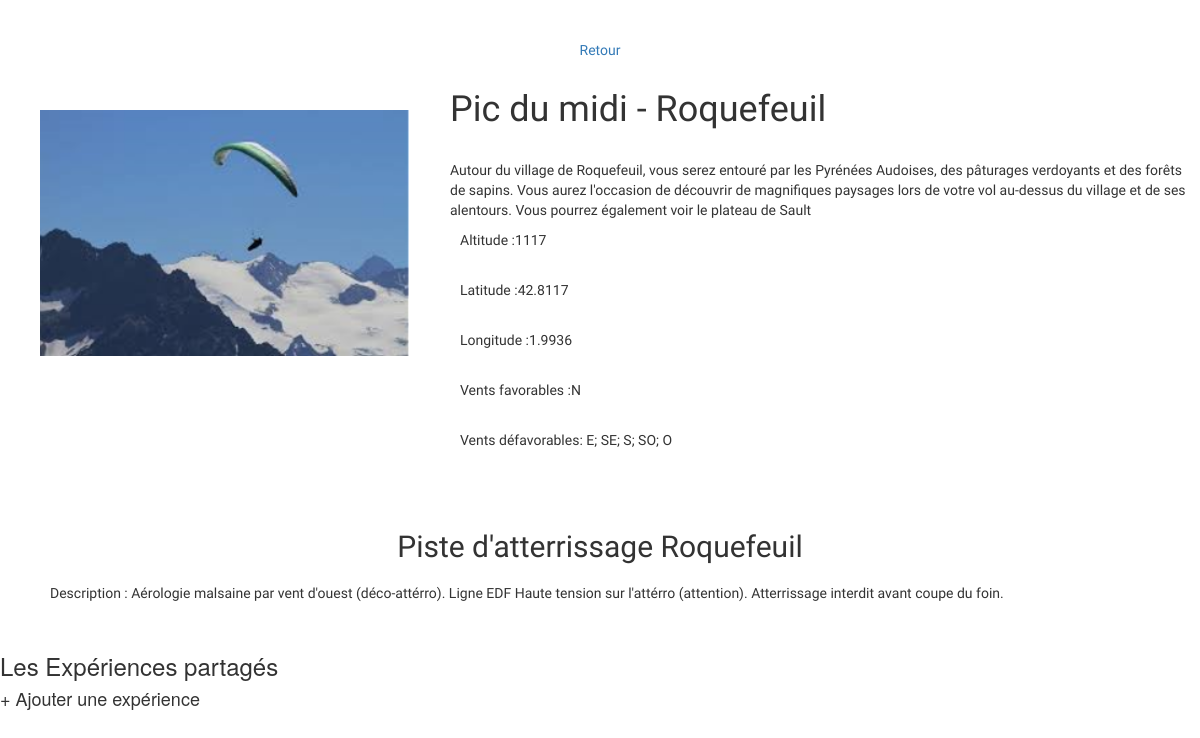
Screenshot of /descriptionSite.php?site=5 with the database file from the repository.
### tables this page shows
CREATE TABLE IF NOT EXISTS `site` (
  `id_site` int(11) NOT NULL AUTO_INCREMENT,
  `site_name` varchar(50) NOT NULL,
  `site_location` varchar(50) NOT NULL,
  `site_picture` varchar(50) NOT NULL DEFAULT 'img/iconeimage.png',
  `site_description` mediumtext NOT NULL,
  `site_altitude` int(11) NOT NULL,
  `site_favourable_winds` varchar(20) NOT NULL,
  `site_unfavourable_winds` varchar(20) NOT NULL,
  `site_latitude` float NOT NULL,
  `site_longitude` float NOT NULL,
  `site_region` varchar(255) NOT NULL,
  `site_filtre_altitude` varchar(255) NOT NULL,
  PRIMARY KEY (`id_site`)
);

CREATE TABLE IF NOT EXISTS `site_landing` (
  `id_site_landing` int(11) NOT NULL AUTO_INCREMENT,
  `id_site` int(11) NOT NULL,
  `site_landing_name` varchar(50) NOT NULL,
  `site_landing_longitude` float NOT NULL,
  `site_landing_lattitude` float NOT NULL,
  `site_landing_altitude` int(11) NOT NULL,
  `site_landing_description` text NOT NULL,
  PRIMARY KEY (`id_site_landing`),
  KEY `id_site` (`id_site`)
);

### conf.php (called while the page is built)
<?php
    $techno='mysql';
    $location='host=localhost';
    $dbname='parapente';
    $user='root';
    $password='';

### class/GestionSite.php (called while the page is built, shortened)
<?php
require_once('Site.php');
class GestionSite extends Site{
    public static $db;
    public function __construct(){
        try
        {
            include("conf.php");
            self::$db = new PDO("$techno:$location;dbname=$dbname;", $user, $password);
        }
        catch(Exception $e)
        {
                die('Erreur : '.$e->getMessage());
        }
    }
    public function displaySite($_sql){
        $data = array();
        $req = self::$db->prepare($_sql);
        $status = $req->execute();
        while ($site = $req->fetch()) {
            $sites = new Site();
            $sites->setName($site["site_name"]);
            $sites->setLocation($site["site_location"]);
            $sites->setIdSite($site["id_site"]);
            $sites->setPicture($site["site_picture"]);
            $sites->setDescription($site["site_description"]);
            $sites->setAltitude($site["site_altitude"]);
            $sites->setLatitude($site["site_latitude"]);
            $sites->setLongitude($site["site_longitude"]);
            $sites->setFavourableWinds($site["site_favourable_winds"]);
            $sites->setUnfavourableWinds($site["site_unfavourable_winds"]);
            $sites->setRegion($site["site_region"]);
            $sites->setFiltreAltitude($site["site_filtre_altitude"]);
            array_push($data,$sites);
        }
            return $data;
    }
    public function displayLandingSite($_sql){
        $data = array();
        $req = self::$db->prepare($_sql);
        $status = $req->execute();
        while ($site = $req->fetch()) {
            $sites = new Site();
            $sites->setName($site["site_landing_name"]);
            $sites->setIdSite($site["id_site"]);
            $sites->setId($site["id_site_landing"]);
            $sites->setDescription($site["site_landing_description"]);
            array_push($data,$sites);
        }
            return $data;
    }
}

### class/Site.php (called while the page is built, shortened)
<?php
class Site {
  protected $_name;
  protected $_location;
  protected $_description;
  protected $_altitude;
  protected $_latitude;
  protected $_longitude;
  protected $_picture;
  protected $_favourableWinds;
  protected $_unfavourableWinds;
  public function getName()
  {
    return $this->_name;
  }
  public function getLocation()
  {
    return $this->_location;
  }
  public function getPicture()
  {
    return $this->_picture;
  }
  public function getDescription()
  {
    return $this->_description;
  }
  public function getAltitude()
  {
    return $this->_altitude;
  }
  public function getLatitude()
  {
    return $this->_latitude;
  }
  public function getLongitude()
  {
    return $this->_longitude;
  }
  public function getFavourableWinds()
  {
    return $this->_favourableWinds;
  }
  public function getUnfavourableWinds()
  {
    return $this->_unfavourableWinds;
  }
  public function setId($_id)
  {
    $_id = (int) $_id;
  }
  public function setIdSite($_idSite)
  {
    $_idSite = (int) $_idSite;
  }
  public function setName($_name)
  {
    if (is_string($_name))
    {
      $this->_name = $_name;
    }
  }
  public function setLocation($_location)
  {
    if (is_string($_location))
    {
      $this->_location = $_location;
    }
  }
  public function setDescription($_description)
  {
    if (is_string($_description))
    {
      $this->_description = $_description;
    }
  }
  public function setAltitude($_altitude)
  {
    $_altitude = (float) $_altitude;
    if ($_altitude > 0)
    {
      $this->_altitude = $_altitude;
    }
  }
  public function setLatitude($_latitude)
  {
    $_latitude = (float) $_latitude;
    if ($_latitude > 0)
    {
      $this->_latitude = $_latitude;
    }
  }
  public function setLongitude($_longitude)
  {
    $_longitude = (float) $_longitude;
    $this->_longitude = $_longitude;
  }
  public function setPicture($_picture)
  {
    if (is_string($_picture))
    {
      $this->_picture = $_picture;
    }
  }
  public function setFavourableWinds($_favourableWinds)
  {
    if (is_string($_favourableWinds))
    {
      $this->_favourableWinds = $_favourableWinds;
    }
  }
  public function setUnfavourableWinds($_unfavourableWinds)
  {
    if (is_string($_unfavourableWinds))
    {
      $this->_unfavourableWinds = $_unfavourableWinds;
    }
  }
}

### descriptionSite.php (the view, shortened to what this page needs)
<!DOCTYPE html>
<html lang="en">
    <?php include("header.php"); ?>
    <body>
        <a href="SiteDeco.php"> Retour </a>
        <?php
            $id=$_GET['site'];
            require_once('class/GestionSite.php');
            $sites = new GestionSite();
            $data = $sites->displaySite("SELECT * FROM site WHERE id_site = $id");
            foreach($data as $site) {
            ?>
                <section id="displayDescriptionSite">
                    <div>
                        <?php
                        echo '<img src="'. $site->getPicture() . '"/>';
                        ?>
                    </div>
                    <div id="descriptionSite">
                        <h1><?php echo ucfirst($site->getName()); ?> -
                        <?php echo ucfirst($site->getLocation()); ?></h1>
                        <?php echo utf8_encode($site->getDescription());
                         echo '<p> Altitude :'.$site->getAltitude().' </p> ';
                         echo '<p> Latitude :'.$site->getLatitude().' </p> ';
                         echo '<p> Longitude :'.$site->getLongitude().' </p> ';
                         echo '<p> Vents favorables :'. $site->getFavourableWinds().'</p>';
                         echo '<p> Vents défavorables: '. $site->getUnfavourableWinds().'</p>';
                        ?>
                    </div>
            <?php
            }
            ?>
                </section>
            <?php
                $sites = new GestionSite();
                $data = $sites->displayLandingSite("SELECT * FROM site_landing WHERE id_site = $id");
                foreach($data as $site) {
            ?>
            <div id="descriptionLandingSite">
                <h2>Piste d'atterrissage  <?php echo ucfirst($site->getName()); ?></h2>
                <?=utf8_encode($site->getDescription());
                }
                ?>
            </div>
        <h3> Les Expériences partagés </h3>
        <h4 id="shareExperience"> + Ajouter une expérience </h4>
    <body>
<html>

### css/style.css (style rules this page uses)
* { box-sizing: border-box; margin: 0%; font-family: 'Vidaloka', serif; }
#titleWebsite > div, h2,a, .caption { display: flex; align-items: center; justify-content: center; padding: 10px ; }
section img { padding-right: 30px; width: 120px; }
#descriptionSite { display: flex; flex-direction: column; width: 900px; }
#displayDescriptionSite { display: flex; }
#displayDescriptionSite img { width: 450px; padding: 40px; }
h1, h4 { padding-bottom: 20px; }
p { padding: 10px; }
a { margin-top: 30px; }
#descriptionLandingSite { margin: 50px; }

### rows the page displays
site: site_picture (picture), site_name "Pic du midi", site_location "Roquefeuil", site_description "Autour du village de Roquefeuil, vous serez entouré par les Pyrénées Audoises, des pâturages verdoyants et des forêts de sapins. Vous aurez l'occasion de découvrir de magnifiques paysages lors de votre vol au-dessus du village et de ses alentours. Vous pourrez également voir le plateau de Sault", site_altitude "1117", site_latitude "42.8117", site_longitude "1.9936", site_favourable_winds "N", site_unfavourable_winds "E; SE; S; SO; O"
site_landing: site_landing_name "Roquefeuil", site_landing_description "Description : Aérologie malsaine par vent d'ouest (déco-attérro). Ligne EDF Haute tension sur l'attérro (attention). Atterrissage interdit avant coupe du foin."
